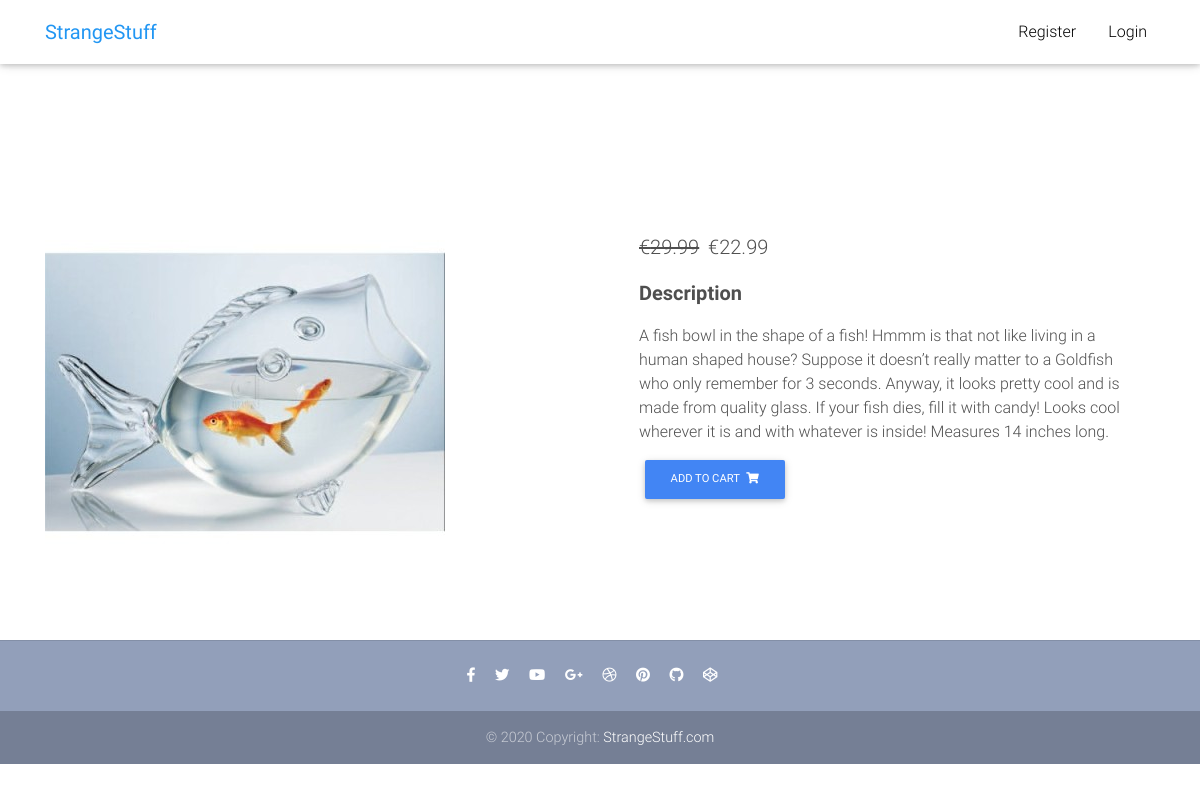
The app's page /product/fish_shaped_fish_bowl with its own data.
### main/models.py (models this page shows, shortened)
class Item(models.Model):
    name = models.CharField(max_length=100)
    price = models.FloatField()
    discount_price = models.FloatField(blank=True, null=True)
    description = models.TextField()
    image = models.ImageField()
    type = models.CharField(choices=PRODUCT_CATEGORIES, max_length=1, default='A')
    label = models.CharField(choices=LABEL_CATEGORIES, max_length=1, default='P')
    slug = models.SlugField()
    def get_add_to_cart_url(self):
        return reverse("main:add-to-cart", kwargs={'slug': self.slug})

### main/views.py (the view)
# urls.py: path('product/<slug>', views.ItemDetailView.as_view(), name='product'),
class ItemDetailView(DetailView):
    model = models.Item
    template_name = 'product.html'

### templates/product.html (shortened to what this page needs)
{%extends 'base.html'%}
{%load static%}
{%block content%}
  <main class="mt-5 pt-4">
    <div class="container dark-grey-text mt-5">
      <div class="row wow fadeIn">
        <div class="col-md-6 mb-4">
          <img src="{{object.image.url}}" class="img-fluid" alt="">
        </div>
        <div class="col-md-6 mb-4">
          <div class="p-4">
            <p class="lead">
             {% if object.discount_price %}
             <span class="mr-1">
               <del>€{{ object.price|floatformat:2 }}</del>
             </span>
             <span>€{{ object.discount_price|floatformat:2 }}</span>
             {% else %}
             <span>€{{ object.price|floatformat:2 }}</span>
             {% endif %}
           </p>
            <p class="lead font-weight-bold">Description</p>
            <p>{{object.description}}</p>
            <a href="{{object.get_add_to_cart_url}}" class="btn btn-primary btn-md my-0 p">
              Add to cart
              <i class="fas fa-shopping-cart ml-1"></i>
            </a>
          </div>
        </div>
      </div>
    </div>
  </main>
{%endblock%}

### templates/base.html (style rules this page uses)
html, body, header, .carousel { height: 60vh; }

### records on screen
Item: image (picture), price "29.99", discount_price "22.99", description "A fish bowl in the shape of a fish! Hmmm is that not like living in a human shaped house? Suppose it doesn’t really matter to a Goldfish who only remember for 3 seconds. Anyway, it looks pretty cool and is made from quality glass. If your fish dies, fill it with candy! Looks cool wherever it is and with whatever is inside! Measures 14 inches long."
